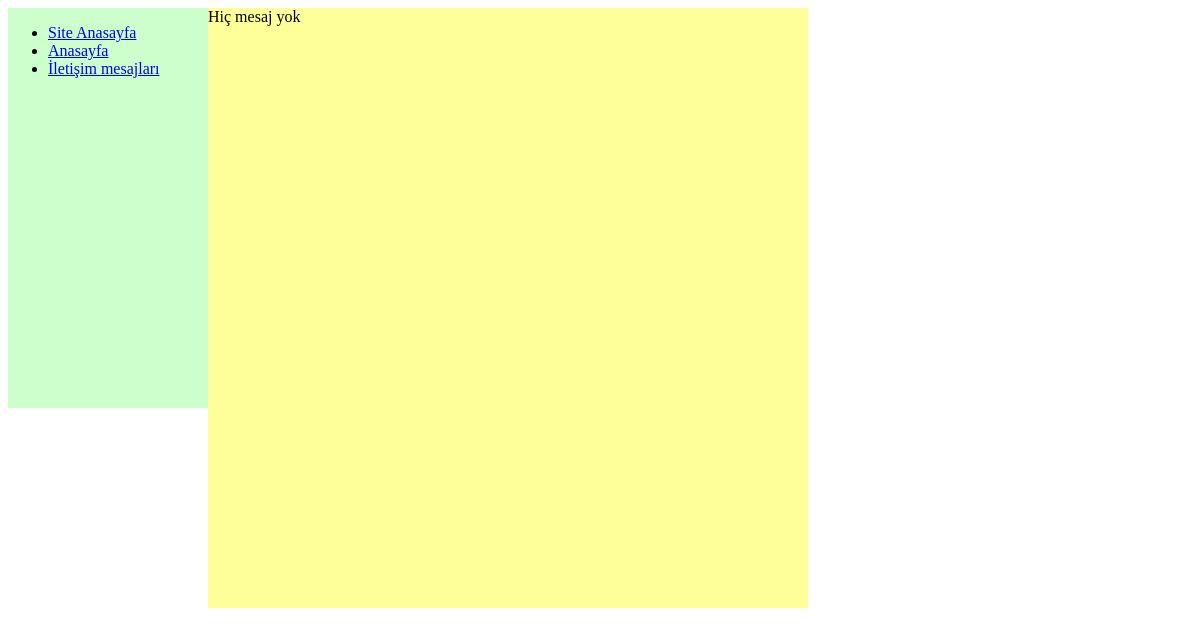
The page /admin/iletisim.php (signed in) on the database as committed earlier.
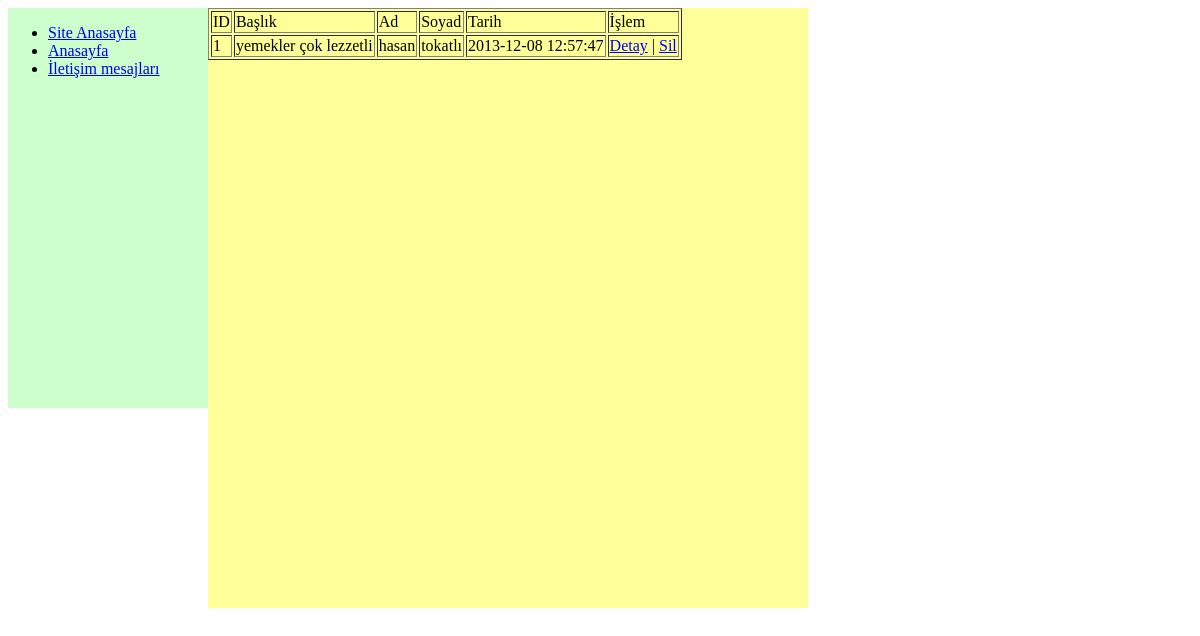
The same page on the database as committed later.
### tables this page shows
CREATE TABLE IF NOT EXISTS `iletisim` (
  `id_iletisim` int(11) NOT NULL AUTO_INCREMENT,
  `ad` varchar(25) NOT NULL,
  `soyad` varchar(25) NOT NULL,
  `email` varchar(100) NOT NULL,
  `id_iletisim_kategori` int(2) NOT NULL,
  `baslik` varchar(255) NOT NULL,
  `mesaj` text NOT NULL,
  `tarih` datetime NOT NULL,
  `ip` varchar(30) NOT NULL,
  PRIMARY KEY (`id_iletisim`)
);

### lib/ezSQL/shared/ez_sql_core.php (called while the page is built, shortened)
<?php
	class ezSQLcore
	{
		var $timers           = array();
		function get_host_port( $host, $default = false )
		{
			$port = $default;
			return array( $host, $port );
		}
		function flush()
		{
			$this->last_result = null;
		}
		function get_results($query=null, $output = OBJECT)
		{
			if ( $query )
			{
				$this->query($query);
			}
			if ( $output == OBJECT )
			{
				return $this->last_result;
			}
		}
		function timer_get_cur()
		{
			list($usec, $sec) = explode(" ",microtime());
			return ((float)$usec + (float)$sec);
		}
		function timer_start($timer_name)
		{
			$this->timers[$timer_name] = $this->timer_get_cur();
		}
		function timer_elapsed($timer_name)
		{
			return round($this->timer_get_cur() - $this->timers[$timer_name],2);
		}
	}

### config.php (called while the page is built, shortened)
<?php
include_once "lib/ezSQL/shared/ez_sql_core.php";
include_once "lib/ezSQL/mysqli/ez_sql_mysqli.php";
$DB = new ezSQL_mysqli('root','','lezizzo','localhost');

### lib/ezSQL/mysqli/ez_sql_mysqli.php (called while the page is built, shortened)
<?php
	$ezsql_mysqli_str = array
	(
		1 => 'Require $dbuser and $dbpassword to connect to a database server',
		2 => 'Error establishing mySQLi database connection. Correct user/password? Correct hostname? Database server running?',
		3 => 'Require $dbname to select a database',
		4 => 'mySQLi database connection is not active',
		5 => 'Unexpected error while trying to select database'
	);
	class ezSQL_mysqli extends ezSQLcore
	{
		function connect($dbuser='', $dbpassword='', $dbhost='localhost', $dbport=false)
		{
			global $ezsql_mysqli_str; $return_val = false;
			if ( ! $dbuser )
			{
				$this->register_error($ezsql_mysqli_str[1].' in '.__FILE__.' on line '.__LINE__);
				$this->show_errors ? trigger_error($ezsql_mysqli_str[1],E_USER_WARNING) : null;
			}
			else if ( ! $this->dbh = new mysqli($dbhost,$dbuser,$dbpassword, '', $dbport) )
			{
				$this->register_error($ezsql_mysqli_str[2].' in '.__FILE__.' on line '.__LINE__);
				$this->show_errors ? trigger_error($ezsql_mysqli_str[2],E_USER_WARNING) : null;
			}
			else
			{
				$return_val = true;
			}
			return $return_val;
		}
		function query($query)
		{
			$return_val = 0;
			$query = trim($query);
			$this->result = @$this->dbh->query($query);
			$is_insert = false;
			if ( preg_match("/^(insert|delete|update|replace|truncate|drop|create|alter|begin|commit|rollback|set)/i",$query) )
			{
				$this->rows_affected = @$this->dbh->affected_rows;
				$return_val = $this->rows_affected;
			}
			else
			{
				$i=0;
				$num_rows=0;
				while ( $row = @$this->result->fetch_object() )
				{
					$num_rows++;
				}
				$this->num_rows = $num_rows;
				$return_val = $this->num_rows;
			}
			return $return_val;
		}
	}

### admin/iletisim.php (the view, shortened to what this page needs)
<?php
require_once '../config.php';
?>
<!DOCTYPE html>
<html>
<head>
</head>
<body>
<div id="menu" style="width:200px; min-height: 400px; float: left; background: #ccffcc">
<?php
include_once 'inc/menu.php';
?>
</div>
<div id="icerik" style="width:600px; min-height: 600px; float: left; background: #ffff99">
    <?php
    $sql = "SELECT * FROM iletisim";
    $mesajlar = $DB->get_results( $sql );
    if( count( $mesajlar ) == 0 ){
        echo 'Hiç mesaj yok';
    }else{
        echo '<table border="1">';
        echo '<tr><td>ID</td> <td>Başlık</td> <td>Ad</td> <td>Soyad</td> <td>Tarih</td> <td>İşlem</td> </tr>';
        foreach ($mesajlar as $mesaj) {
            echo '<tr>';
                echo '<td>' . $mesaj->id_iletisim . '</td>';
                echo '<td>' . $mesaj->baslik . '</td>';
                echo '<td>' . $mesaj->ad . '</td>';
                echo '<td>' . $mesaj->soyad . '</td>';
                echo '<td>' . $mesaj->tarih . '</td>';
                echo '<td><a href="iletisim_islem.php?islem=detay&id='. $mesaj->id_iletisim .'">Detay</a> | '
                        . '<a onclick="return confirm( \' Mesaj silinecek! \' );" href="iletisim_islem.php?islem=sil&id='. $mesaj->id_iletisim .'">Sil</a></td>';
            echo '</tr>';
        }
        echo '</table>';
    }
    ?>
</div>
</body>
</html>

### admin/inc/menu.php
<ul>
    <li><a href="../index.php" target="_blank">Site Anasayfa</a></li>
    <li><a href="index.php">Anasayfa</a></li>
    <li><a href="iletisim.php">İletişim mesajları</a></li>
</ul>

Rows that differ between the two databases and show on the page:
added iletisim: id_iletisim "1", baslik "yemekler çok lezzetli", ad "hasan", soyad "tokatlı", tarih "2013-12-08 12:57:47"
Other text that changed with them:
text no longer shown: "Hiç mesaj yok"
text now shown: "ID Başlık Ad Soyad Tarih İşlem"
